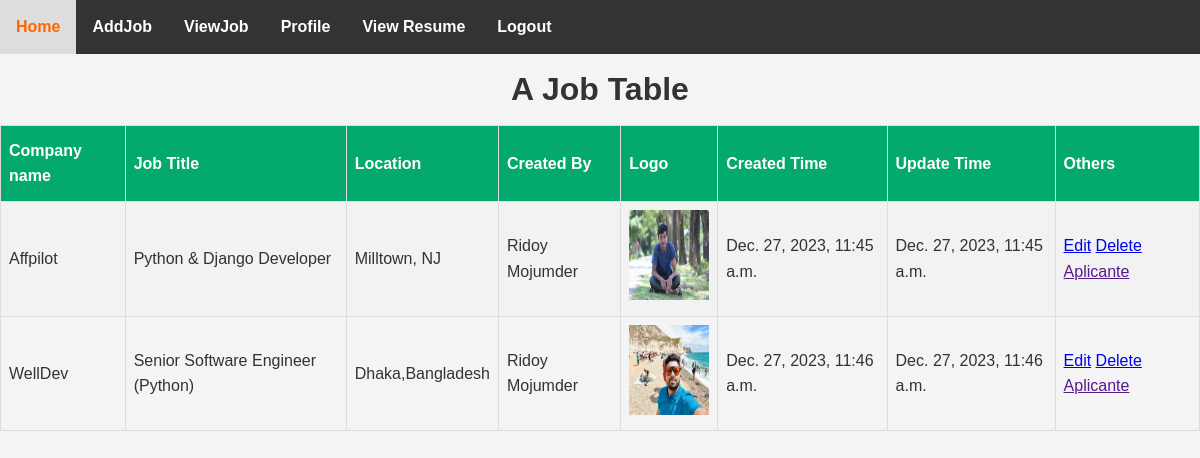
/createdjobbyrecruiter/ (signed in), run on the app's committed database.
### myApp/models.py (models this page shows, shortened)
class job_model(models.Model):
    job_title=models.CharField(max_length=100,null=True)
    company_name=models.CharField(max_length=100,null=True)
    location=models.CharField(max_length=100,null=True)
    description=models.TextField()
    company_description=models.TextField(null=True)
    Qualifications=models.CharField(max_length=100,null=True)
    deadline=models.CharField(max_length=100,null=True)
    Profile_Pic=models.ImageField(upload_to="media/Profile_Pic",null=True)
    create_at=models.DateTimeField(auto_now_add=True,null=True)
    update_time=models.DateTimeField(auto_now=True,null=True)
    job_creator=models.ForeignKey(Custom_User, on_delete=models.CASCADE)

class Custom_User(AbstractUser):
    USER=[
        ('recruiter','Recruiter'),('jobseeker','JobSeeker'),('generaluser','GeneralUser'),('stuff','Stuff')
    ]
    display_name=models.CharField(max_length=100)
    email=models.EmailField(unique=True)
    password=models.CharField(max_length=100)
    confirm_password=models.CharField(max_length=100)
    user_type=models.CharField(choices=USER, max_length=120)
    Profile_picture=models.ImageField(upload_to="media/Profile_pic",null=True)
    def __str__(self):
        return self.display_name

### myProject/views.py (the view)
# urls.py: path('createdjobbyrecruiter/',createdjobbyrecruiter,name="createdjobbyrecruiter"),
@login_required
def createdjobbyrecruiter(request):
    user= request.user
    creator=job_model.objects.filter(job_creator=user)
    return render(request,"createdjob.html",{'creator':creator})

### template/createdjob.html (shortened to what this page needs)
{% extends "deshborad.html" %}
{% block content %}
<!DOCTYPE html>
<html>
<head>
</head>
<body>
<h1>A Job Table</h1>
<table id="customers">
  <tr>
    <th>Company name</th>
    <th>Job Title</th>
    <th>Location</th>
    <th>Created By</th>
    <th>Logo</th>
    <th>Created Time</th>
    <th>Update Time</th>
    <th>Others</th>
  </tr>
    {% for i in creator %}
  <tr>
    <td>{{i.company_name}}</td>
    <td>{{i.job_title}}</td>
    <td>{{i.location}}</td>
    <td>{{i.job_creator}}</td>
    <td>
      <img src="/{{i.Profile_Pic}}" style="width:80px; height: 90px;">
    </td>
    <td>{{i.create_at}}</td>
    <td>{{i.create_at}}</td>
    <td>
      <a href="{% url 'editPage' i.id %}">Edit</a>
      <a href="{% url 'deletePage' i.id %}">Delete</a>
      <a href="">Aplicante</a>
    </td>
  </tr>
    {% endfor %}
</table>
</body>
</html>
{% endblock %}

### template/deshborad.html (style rules this page uses)
body { font-family: Arial, sans-serif; margin: 0; padding: 0; }
* { margin: 0; padding: 0; box-sizing: border-box; }
body { font-family: Arial, sans-serif; background-color: #f4f4f4; line-height: 1.6; color: #333; }
body { font-family: Arial, sans-serif; background-color: #f4f4f4; margin: 0; padding: 0; }
body { font-family: Arial, sans-serif; background-color: #f4f4f4; margin: 0; padding: 0; align-items: center; justify-content: center; height: 100vh; }
h1 { text-align: center; }
h1, p { margin: 10px 0; }

### template/createdjob.html (style rules this page uses)
#customers { font-family: Arial, Helvetica, sans-serif; border-collapse: collapse; width: 100%; }
#customers td, #customers th { border: 1px solid #ddd; padding: 8px; }
#customers tr:nth-child(even) { background-color: #f2f2f2; }
#customers th { padding-top: 12px; padding-bottom: 12px; text-align: left; background-color: #04AA6D; color: white; }

### data on the page
job_model: company_name "Affpilot", job_title "Python & Django Developer", location "Milltown, NJ", job_creator "Ridoy Mojumder", Profile_Pic (picture), create_at "Dec. 27, 2023, 11:45 a.m."
job_model: company_name "WellDev", job_title "Senior Software Engineer (Python)", location "Dhaka,Bangladesh", job_creator "Ridoy Mojumder", Profile_Pic (picture), create_at "Dec. 27, 2023, 11:46 a.m."
